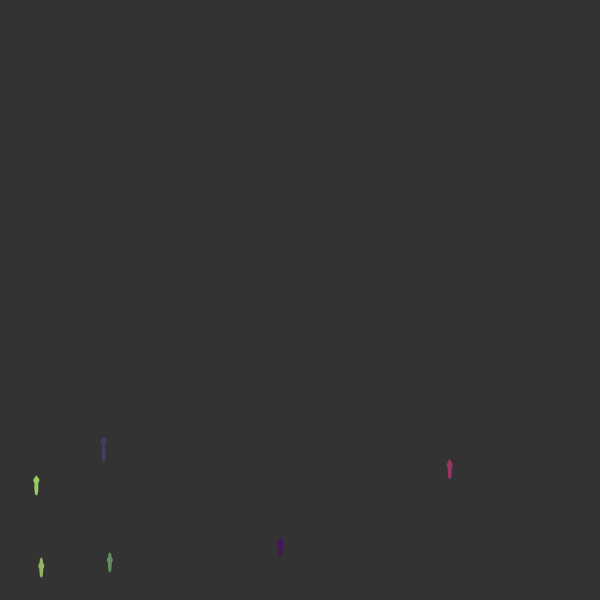
Frame 1 (no input)
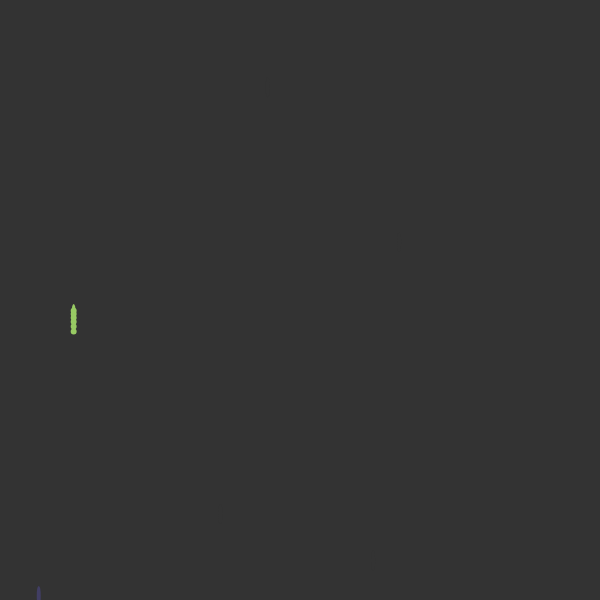
Frame 60 (no input)
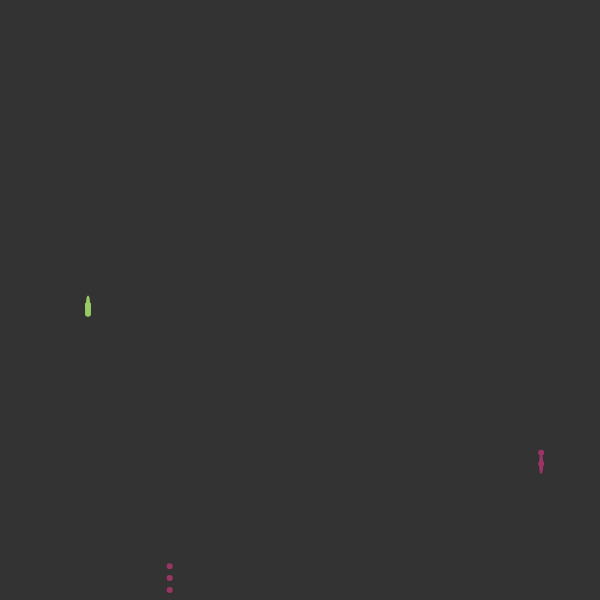
Frame 120 (the mouse pressed at the canvas centre since frame 60)

The p5.js sketch that drew these frames (run headless with seeded random() and noise() and a simulated clock; from frame 60 on, the mouse is pressed at the canvas centre):

// p5.js sketch
// ── sketch.js
var firework = [];
var explosions = [];
var numbodies = 6;
function setup(){
	createCanvas(600, 600, P2D);
	strokeWeight(2);
	for(var i = 0; i < numbodies; i++){
		var col = color(Math.floor(random(0, 220)), random(0, 255), 100);
		firework.push(new Firework(col, false));
	}
}

function draw(){
	background(51);
	for(var i = 0; i < numbodies; i++){
			firework[i].show();
			firework[i].update();
		firework[i].trail();
		firework[i].repeat();
		// firework[i].showexplosion();
		// firework[i].applyforce();
	if(firework[i].exploded){
		var colo = firework[i].col;
		explosions.push(new Firework(colo, true, firework[i].pos));
	}
	}
	// if(mouseIsPressed){
	// 	noLoop();
	// }
}
// ── Firework.js
function Firework(col, explosive, position){
	this.explosive = explosive;
	var gravity = createVector(0, 1);
	if(!this.explosive){
		this.pos = createVector(random(width), random(400, 600));
		this.velocity = createVector(0, random(0, -22));
		this.acc = createVector(0, 0.5);
		this.radius = 10;
	}else{
		this.position = position;
		this.explosiveradius = this.radius/4 ;
	}
	this.pathfollowed = [];
	
	this.temp = 0; 
	this.col = col;
	this.exploded = false;
	console.log(col);
	this.show = function(){
		if(!this.exploded){
			stroke(this.col);
			ellipse(this.pos.x, this.pos.y, this.radius-8, this.radius+8);

		}else{
			stroke(51);
			ellipse(this.pos.x, this.pos.y, this.radius-8, this.radius+8);

		}
	}
	this.applyforce = function(){
		// this.acc.div(gravity);
	}
	// this.showexplosion = function(){
	// 	for(var i = 0; i < 10; i++){
	// 		ellipse(this.position.x + random(-5, 5), this.position.y + random(-5, 5), this.explosiveradius, this.explosiveradius)
	// 	}
	// }
	this.update = function(){
		if(this.velocity.y >= 0){
			this.exploded = true;
			this.temp = createVector(this.pos.x, this.pos.y)
		}else{
			this.exploded = false;
		}
		this.pos.add(this.velocity);
		this.velocity.add(this.acc);
		this.pathfollowed.push(createVector(this.pos.x, this.pos.y));
		if(this.pathfollowed.length > 6){
			this.pathfollowed.splice(0, 1);
		
			}

	}
	this.trail = function(){
		// setTimeout(function(){
		// 	noLoop();
		// }, 1000);
		if(!this.exploded){
			push();
		for(var i = 0; i < this.pathfollowed.length; i++){
			// console.log(this.pathfollowed[i]);
			fill(col);
			var p = this.pathfollowed[i];
			ellipse(p.x, p.y, 4, 4);
		}
		pop();
	}else{
		fill(51);
	}
	}
	this.repeat = function(){
		if(this.pos.y > height){
			fill(this.col);
			this.pos = this.pos = createVector(random(width), random(400, 600));
			this.velocity = createVector(0, random(0, -22));
			this.acc = createVector(0, 0.5);
		}
	}
}
// ── Particle.js
function Particle(x, y){
	this.position = createVector(x, y);
	this.show = function(){
		for(var i = 0; i < 50; i++){
			ellipse(this.x, this.y, 2, 2);
		}
	}
}
